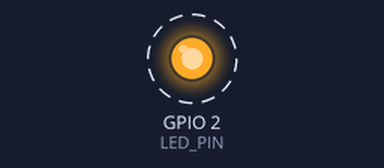
The program below on a simulated ESP32. Parts: output pins drawn as LEDs (lit = HIGH). Dashed ring = blinking. What the program prints to the serial monitor is not drawn.

Above: at 0.1 s.
Timing chart, 0 to 3.0 s (numbered marks = the images above):
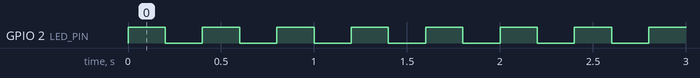

Measured:
- by itself, GPIO 2 (LED_PIN): alternates HIGH for 0.20 s and LOW for 0.20 s

The program:

main.cpp
```cpp
/*
 * FreeRTOS-demo - ESP32 (DFRobot FireBeetle 2 ESP32-E), Arduino-framework
 * ============================================================================
 *
 * WAT IS DIT?
 *   Een klein voorbeeld van FreeRTOS-taken op de ESP32. Een FreeRTOS-taak is
 *   zoals een thread: ze heeft een eigen stack, en de FreeRTOS-scheduler
 *   beslist wanneer ze draait. Meerdere taken lijken tegelijk te draaien
 *   (time-slicing). Omdat de ESP32 twee cores heeft, kunnen twee taken zelfs
 *   echt parallel draaien.
 *
 *   DEEL 1 is de minimale werkende code: twee onafhankelijke taken.
 *   DEEL 2 bevat optionele uitbreidingen (queue, mutex, monitor). Zet ze aan
 *   met de schakelaars hieronder. De minimale versie werkt zonder.
 *
 * HARDWARE
 *   - Ingebouwde LED op GPIO 2
 *   - Drukknop tussen GPIO 27 en GND (alleen voor ADD_QUEUE)
 *
 * vTaskDelay() vs delay()
 *   vTaskDelay() laat ALLEEN de taak die hem aanroept slapen en geeft de CPU
 *   aan de andere taken. Er wordt verder niets geblokkeerd, dus dit is nog
 *   steeds niet-blokkerende code. (Op de ESP32 roept Arduino's delay() zelf
 *   vTaskDelay() aan. Dit voorbeeld gebruikt vTaskDelay() om dat expliciet
 *   te maken.)
 *
 * BRONNEN
 *   FreeRTOS op de ESP32 (ESP-IDF):
 *     https://docs.espressif.com/projects/esp-idf/en/stable/esp32/api-reference/system/freertos.html
 *   FreeRTOS API-referentie (taken, queues, semaforen):
 *     https://www.freertos.org/Documentation/02-Kernel/04-API-references/01-Task-creation/00-TaskHandle
 *   Meer uitleg: zie README.md in deze map.
 */

#include <Arduino.h>

// ---- Pinnen ----
#define LED_PIN 2
#define BUTTON_PIN 27

// ---- Optionele uitbreidingen (DEEL 2): 1 = aan, 0 = uit ----
#define ADD_QUEUE 0   // Knoptaak stuurt drukken door naar een verwerkingstaak
#define ADD_MUTEX 0   // Beschermt Serial zodat meerdere regels samen blijven
#define ADD_MONITOR 0 // Drukt de vrije stack per taak en de vrije heap af

// ============================================================================
// DEEL 1 - MINIMALE WERKENDE CODE
// ============================================================================

// Taak 1: laat de LED elke 500 ms knipperen.
// Een taak is een gewone functie met een eindeloze lus. Ze mag NOOIT
// returnen. "param" is de waarde die je als 4e argument aan
// xTaskCreatePinnedToCore() meegeeft (hier niet gebruikt).
void blinkTask(void *param) {
  pinMode(LED_PIN, OUTPUT);
  bool ledOn = false;

  for (;;) {
    ledOn = !ledOn;
    digitalWrite(LED_PIN, ledOn);
    vTaskDelay(pdMS_TO_TICKS(200)); // 500 ms slapen, andere taken draaien door
  }
}

// Taak 2: drukt elke seconde een teller af, in een ander ritme dan taak 1.
// Beide taken draaien onafhankelijk: geen van beide wacht op de andere.
void counterTask(void *param) {
  uint32_t count = 0;

  for (;;) {
    Serial.printf("[counter] %lu (running on core %d)\n", count++,
                  xPortGetCoreID());
    vTaskDelay(pdMS_TO_TICKS(1000));
  }
}

// ============================================================================
// DEEL 2 - OPTIONELE UITBREIDINGEN
// ============================================================================

#if ADD_MUTEX
// Een mutex is een "sleutel": alleen de taak die hem heeft, mag Serial
// gebruiken. Andere taken die hem willen, wachten (zonder CPU te gebruiken)
// tot hij teruggegeven wordt.
SemaphoreHandle_t serialMutex;
#define SERIAL_LOCK() xSemaphoreTake(serialMutex, portMAX_DELAY)
#define SERIAL_UNLOCK() xSemaphoreGive(serialMutex)
#else
#define SERIAL_LOCK()
#define SERIAL_UNLOCK()
#endif

#if ADD_QUEUE
// Een queue (wachtrij) geeft veilig data door van de ene taak naar de
// andere. Hier: het nummer van de knopdruk. Een gedeelde globale variabele
// kan misgaan als twee taken er op hetzelfde moment aan zitten.
QueueHandle_t buttonQueue;

// Leest de knop elke 20 ms uit. Door zo traag te pollen, sla je ook het
// "denderen" (bouncen) van de knop over.
void buttonTask(void *param) {
  pinMode(BUTTON_PIN, INPUT_PULLUP);
  bool lastState = HIGH;
  uint32_t presses = 0;

  for (;;) {
    bool state = digitalRead(BUTTON_PIN);
    if (state != lastState) {
      lastState = state;
      if (state == LOW) { // Ingedrukt (niet losgelaten)
        presses++;
        xQueueSend(buttonQueue, &presses, 0); // 0 = niet wachten als ze vol is
      }
    }
    vTaskDelay(pdMS_TO_TICKS(20));
  }
}

// Wacht op een bericht in de queue. portMAX_DELAY = eindeloos wachten.
// Tijdens het wachten gebruikt deze taak GEEN CPU-tijd: ze is "geblokkeerd"
// tot er data binnenkomt.
void buttonHandlerTask(void *param) {
  uint32_t presses;

  for (;;) {
    if (xQueueReceive(buttonQueue, &presses, portMAX_DELAY) == pdTRUE) {
      SERIAL_LOCK();
      Serial.printf("[button] pressed %lu time(s)\n", presses);
      SERIAL_UNLOCK();
    }
  }
}
#endif

#if ADD_MONITOR
// Task handles, zodat de monitor informatie over de andere taken kan opvragen
TaskHandle_t blinkHandle = nullptr;
TaskHandle_t counterHandle = nullptr;

// Elke 5 s: hoeveel stack elke taak nog nooit gebruikt heeft (de "high water
// mark"). Dicht bij 0 = de stack is te klein, verhoog hem dan in setup().
void monitorTask(void *param) {
  for (;;) {
    SERIAL_LOCK(); // Deze regels samen houden als één blok
    Serial.println("----- monitor -----");
    Serial.printf("blink   free stack: %u bytes\n",
                  uxTaskGetStackHighWaterMark(blinkHandle));
    Serial.printf("counter free stack: %u bytes\n",
                  uxTaskGetStackHighWaterMark(counterHandle));
    Serial.printf("free heap         : %u bytes\n", ESP.getFreeHeap());
    Serial.println("-------------------");
    SERIAL_UNLOCK();
    vTaskDelay(pdMS_TO_TICKS(5000));
  }
}
#define BLINK_HANDLE &blinkHandle
#define COUNTER_HANDLE &counterHandle
#else
#define BLINK_HANDLE nullptr
#define COUNTER_HANDLE nullptr
#endif

// ============================================================================
// SETUP & LOOP
// ============================================================================

void setup() {
  Serial.begin(115200);
  Serial.println("FreeRTOS demo starting");

#if ADD_MUTEX
  serialMutex = xSemaphoreCreateMutex();
#endif
#if ADD_QUEUE
  buttonQueue = xQueueCreate(5, sizeof(uint32_t)); // Maximaal 5 berichten
#endif

  // xTaskCreatePinnedToCore(functie, naam, stackgrootte in bytes, parameter,
  //                         prioriteit, handle, core)
  // - Stack: 2048 is genoeg voor eenvoudig werk, Serial.printf heeft meer
  //   nodig (4096)
  // - Prioriteit: hoger getal = belangrijker. 1 = hetzelfde als loop()
  // - Core 1: core 0 wordt vooral door Wi-Fi/Bluetooth gebruikt
  xTaskCreatePinnedToCore(blinkTask, "blink", 2048, nullptr, 1, BLINK_HANDLE,
                          1);
  xTaskCreatePinnedToCore(counterTask, "counter", 4096, nullptr, 1,
                          COUNTER_HANDLE, 1);

#if ADD_QUEUE
  xTaskCreatePinnedToCore(buttonTask, "button", 2048, nullptr, 2, nullptr, 1);
  xTaskCreatePinnedToCore(buttonHandlerTask, "btnHandler", 4096, nullptr, 1,
                          nullptr, 1);
#endif
#if ADD_MONITOR
  // Bewust op core 0: toont dat taken op beide cores kunnen draaien
  xTaskCreatePinnedToCore(monitorTask, "monitor", 4096, nullptr, 1, nullptr, 0);
#endif
}

void loop() {
  // Op de ESP32 is loop() zelf een FreeRTOS-taak ("loopTask"). Al het werk
  // gebeurt in onze eigen taken, dus deze is niet nodig en verwijdert
  // zichzelf.
  vTaskDelete(nullptr);
}
```
